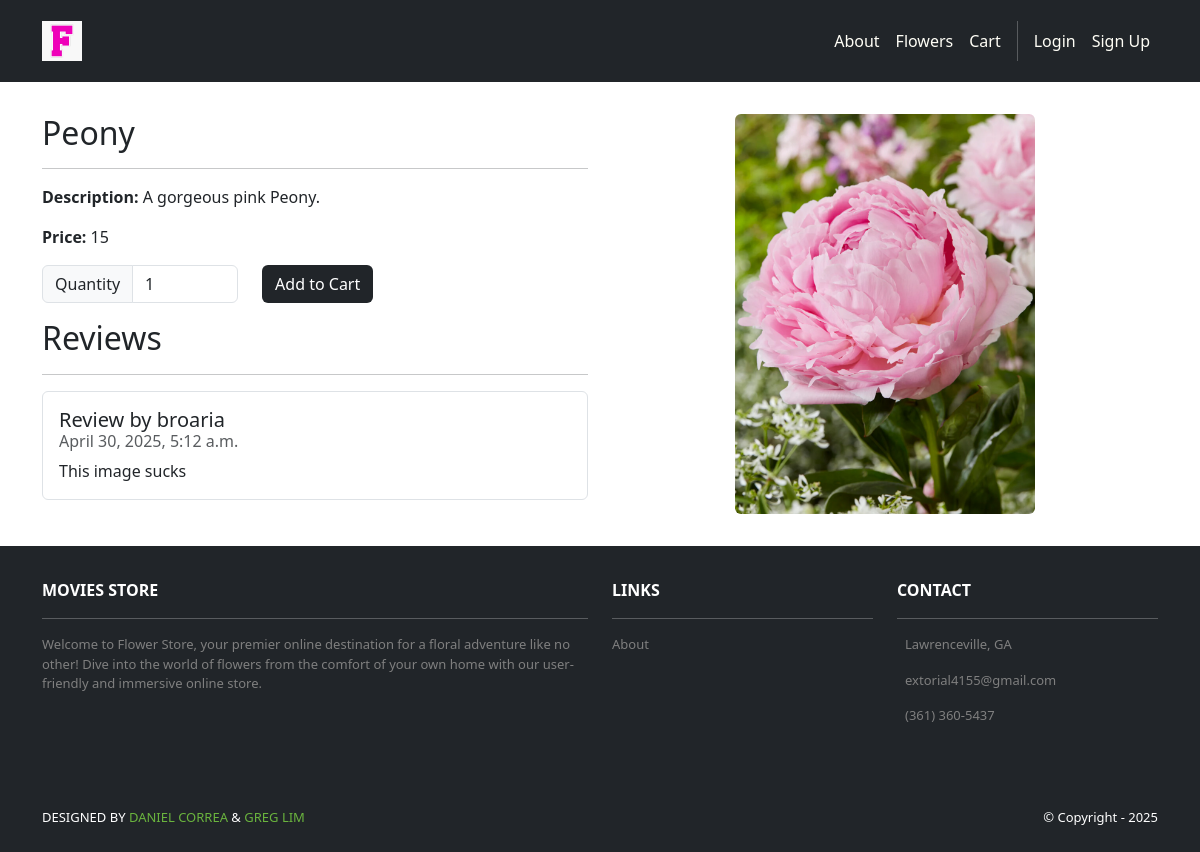
The app's page /flowers/2/ with its own data.
### flowers/models.py (models this page shows, shortened)
class Flower(models.Model):
    id = models.AutoField(primary_key=True)
    name = models.CharField(max_length=255)
    price = models.IntegerField()
    description = models.TextField()
    image = models.ImageField(upload_to='flower_images/')

class Review(models.Model):
    id = models.AutoField(primary_key=True)
    comment = models.CharField(max_length=255)
    date = models.DateTimeField(auto_now_add=True)
    flower = models.ForeignKey(Flower, on_delete=models.CASCADE)
    user = models.ForeignKey(User, on_delete=models.CASCADE)

### flowers/views.py (the view)
# urls.py: path('<int:id>/', views.detail, name='flowers.detail'),
def detail(request, id):
    flower = Flower.objects.get(id=id)
    reviews = Review.objects.filter(flower=flower)
    template_data = {'title': flower.name, 'flower': flower, 'reviews': reviews}
    return render(request, 'flowers/detail.html', {'template_data' : template_data})

### flowers/templates/flowers/detail.html (shortened to what this page needs)
{% extends 'base.html' %}
{% block content %}
{% load static %}
<div class="p-3">
    <div class="container">
        <div class="row mt-3">
            <div class="col-md-6 mx-auto mb-3">
                <h2>{{ template_data.flower.name }}</h2>
                <hr />
                <p>
                    <b>Description:</b>
                    {{ template_data.flower.description }}
                </p>
                <p>
                    <b>Price:</b>
                    {{ template_data.flower.price }}
                </p>
                <p class="card-text">
                    <form method="POST" action="{% url 'cart.add' id=template_data.flower.id %}">
                        <div class="row">
                            <div class="col-auto">
                                <div class="input-group col-auto">
                                    <div class="input-group-text">
                                        Quantity
                                    </div>
                                    <input type="number" min="1" max="10" class="form-control quantity-input" name="quantity" value="1">
                                </div>
                            </div>
                            <div class="col-auto">
                                <button class="btn bg-dark text-white" type="submit">Add to Cart</button>
                            </div>
                        </div>
                    </form>
                </p>
                <h2>Reviews</h2>
                <hr />
                <ul class="list-group">
                    {% for review in template_data.reviews %}
                    <li class="list-group-item pb-3 pt-3">
                        <h5 class="card-title"> Review by {{ review.user.username }}</h5>
                        <h6 class="card-subtitle mb-2 text-muted"> {{ review.date }}</h6>
                        <p class="card-text"> {{ review.comment }} </p>
                    </li>
                    {% endfor %}
                </ul>
            </div>
            <div class="col-md-6 mx-auto mb-3 text-center">
                <img src="{{ template_data.flower.image.url }}" class="rounded img-card-400" />
            </div>
        </div>
    </div>
</div>
{% endblock content %}

### flowerstore/static/css/style.css (style rules this page uses)
.bg-dark { background-color: #2E2E2E !important; }
.img-card-400 { width: fit-content; max-height: 400px; }

### records on screen
Flower: flower.name "Peony", flower.description "A gorgeous pink Peony.", flower.price "15", flower.image (picture)
Review: user.username "broaria", date "April 30, 2025, 5:12 a.m.", comment "This image sucks"
